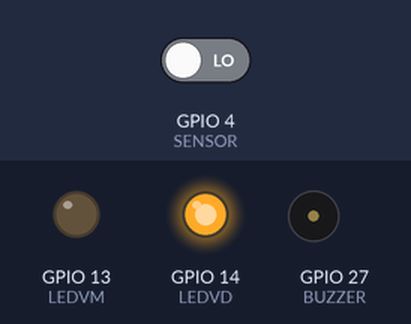
Bench run of a sketch on a simulated ESP32. Parts: output pins drawn as LEDs (lit = HIGH), buzzer (waves = sounding, pin HIGH). The inputs (shaded band) are chosen by the test bench; at power-on: GPIO 4 (SENSOR) LOW. WiFi joins after 1.5 s; servers stay silent unless stated; what the sketch prints to the serial monitor is not drawn.

Above: at 3.2 s.
3.3 s: GPIO 4 (SENSOR) driven HIGH
At 4.4 s:
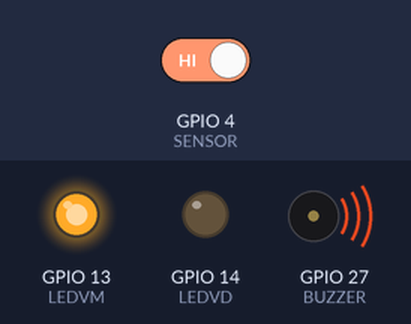
4.9 s: GPIO 4 (SENSOR) driven LOW
At 5.7 s:
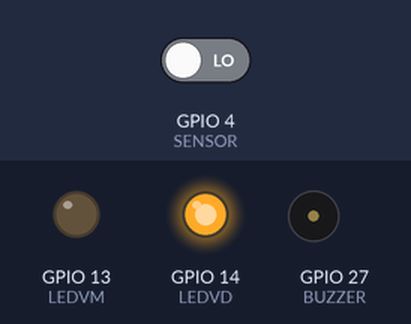
Timing chart, 0 to 7.9 s (numbered marks = the images above; inputs shaded):
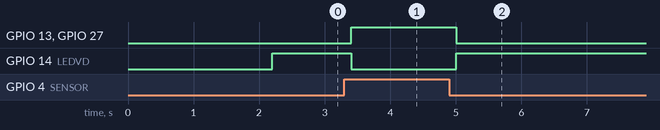

Measured:
- after the input at 3.3 s, GPIO 13 (LEDVM), GPIO 27 (BUZZER): LOW → HIGH after 0.10 s; GPIO 14 (LEDVD): HIGH → LOW after 0.10 s
- after the input at 4.9 s, GPIO 13 (LEDVM), GPIO 27 (BUZZER): HIGH → LOW after 0.10 s; GPIO 14 (LEDVD): LOW → HIGH after 0.10 s

The sketch:

ESP_client.ino
```cpp
/*
RI-Especialista-I-HW-SWE
Cenário: Violação da Porta
Autor: Luiz Eduardo Costa Rodrigues
IDE utilizada: Arduino
Microcontrolador utilizado: Módulo ESP32 WROOM 32
*/
#include <WiFi.h>

#define SSID "Luiz"
#define PASSWORD "02122020"
#define SERVER_PORT 5000

//Protocolo que o Server e o Client utilizarão para se comunicar
enum Protocol{
    PIN, //Pino que se deseja alterar o estado
    VALUE, //Estado para qual o pino deve ir (HIGH = 1 ou LOW = 0)
    PIN1,
    VALUE1,
    PIN2,
    VALUE2,
    PIN3,
    VALUE3,
    BUFFER_SIZE //O tamanho do nosso protocolo.
};


#ifndef IS_SERVER

//pinagem
int LEDVM = 13;
int LEDVD = 14;
int BUZZER = 27;
#define SENSOR  4

int estadoSensor = 0;

void setup(){

    Serial.begin(115200);
    delay(500);


    //Pinos em modo de leitura
    pinMode(LEDVM, OUTPUT);
    pinMode(SENSOR, INPUT);
    pinMode(BUZZER, OUTPUT);
    pinMode(LEDVD, OUTPUT);

    //Conecta ao Access Point criadopelo outro ESP
    WiFi.begin(SSID, PASSWORD);

    while (WiFi.status() != WL_CONNECTED){
        delay(500);
        Serial.println("Conectadon a LoRa...");
    }
    Serial.println("LoRa conectado!");
}


void loop(){

    //Variável que utliza para conectar ao servidor
    WiFiClient client;
    //Se não conseguiu se conectar então retornamos
    if (!client.connect(WiFi.gatewayIP(), SERVER_PORT)){
        return;
    }

      //lógica para enviar os dados da trava do banco
      estadoSensor = digitalRead(SENSOR);

      if (estadoSensor == HIGH){
          digitalWrite(LEDVM, 1);
          digitalWrite(BUZZER, 1);
          digitalWrite(LEDVD, 0);

        } else {
          digitalWrite(LEDVM, 0);
          digitalWrite(BUZZER, 0);
          digitalWrite(LEDVD, 1);
          }

      //buffer para colocar os dados
      uint8_t buffer[Protocol::BUFFER_SIZE];

      //leitura do pino
      int sensor = digitalRead(SENSOR);
      int ledvm = digitalRead(LEDVM);
      int buzzer = digitalRead(BUZZER);
      int ledvd = digitalRead(LEDVD);

      //Coloca no buffer o número do pino o estado queremos enviar
      buffer[Protocol::PIN] = SENSOR;
      buffer[Protocol::PIN1] = LEDVM;
      buffer[Protocol::PIN2] = BUZZER;
      buffer[Protocol::PIN3] = LEDVD;

      //Coloca no buffer o estado atual do pino
      buffer[Protocol::VALUE] = sensor;
      buffer[Protocol::VALUE1] = ledvm;
      buffer[Protocol::VALUE2] = buzzer;
      buffer[Protocol::VALUE3] = ledvd;

      //Envia e finaliza a conexão
      client.write(buffer, Protocol::BUFFER_SIZE);
      client.flush();
      client.stop();

}
//Encerra o #ifndef do começo do arquivo
#endif
```
